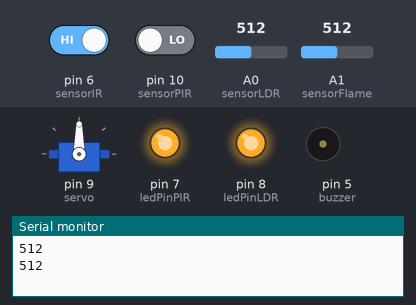
The sketch below on a simulated Arduino Uno, built with avr-gcc and run on an emulated ATmega328P. On the bench: servo, output pins drawn as LEDs (lit = HIGH), buzzer (waves = sounding, pin HIGH), the last lines printed to the serial monitor. The inputs (shaded band) are chosen by the test bench; at power-on: A1 (sensorFlame) = 512, pin 6 (sensorIR) HIGH, A0 (sensorLDR) = 512, pin 10 (sensorPIR) LOW.

Above: at 2.0 s.
2.1 s: A1 (sensorFlame) set to 217
3.8 s: A1 (sensorFlame) set to 189
At 5.8 s:
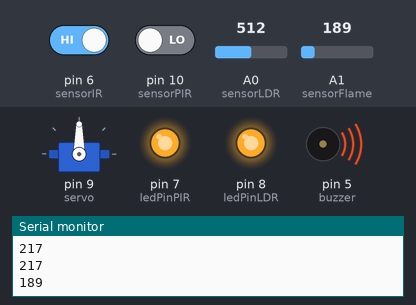
8.3 s: pin 6 (sensorIR) driven LOW
At 12.36 s:
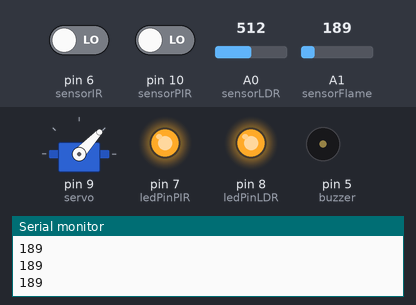
12.8 s: A0 (sensorLDR) set to 582
17.3 s: A0 (sensorLDR) set to 609
At 21.2 s:
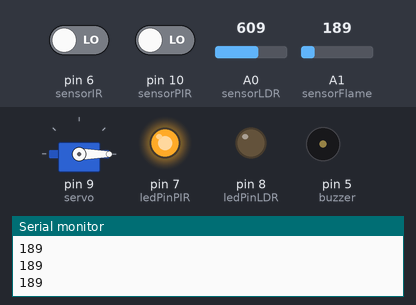
21.8 s: pin 10 (sensorPIR) driven HIGH
At 26.2 s:
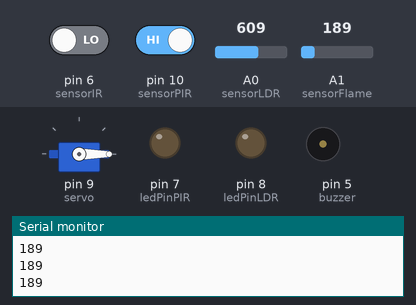
Timing chart, 0 to 27.3 s (numbered marks = the images above; inputs shaded):
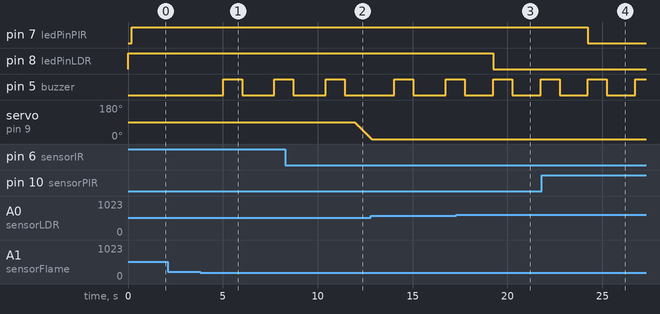

Measured:
- the behaviour switches between 201 and 200 on A1 (sensorFlame) (found by bisection; images 0 and 1)
- the behaviour switches between 600 and 601 on A0 (sensorLDR) (found by bisection; images 2 and 3)
- after the input at 3.8 s, pin 5 (buzzer): LOW → HIGH after 1.2 s, → LOW 1.0 s later, → HIGH 1.7 s later
- after the input at 17.3 s, pin 8 (ledPinLDR): HIGH → LOW after 1.9 s
- after the input at 21.8 s, pin 7 (ledPinPIR): HIGH → LOW after 2.4 s

The sketch:

Komponen_Sensor.ino
```cpp
#include <Servo.h>

Servo myservo;

int servo = 9;
int sensorIR = 6;
int sensorLDR = A0;
int ledPinLDR = 8;
int sensorPIR = 10;
int ledPinPIR = 7;
int sensorFlame = A1;
int buzzer = 5;
int pos = 90;

void setup() {
  Serial.begin(9600);

  myservo.attach(servo);

  pinMode(sensorIR, INPUT);
  pinMode(servo, OUTPUT);
  pinMode(sensorLDR, INPUT);
  pinMode(ledPinLDR, OUTPUT);
  pinMode(ledPinPIR, OUTPUT);
  pinMode(sensorPIR, INPUT);
  pinMode(sensorFlame, INPUT);
  pinMode(buzzer, OUTPUT);

}

void loop() {
  int val = digitalRead(sensorIR);
  int valLDR = analogRead(sensorLDR);
  int valPIR = digitalRead(sensorPIR);
  int valFlame = analogRead(sensorFlame);

  Serial.println(valFlame);
//  Serial.println(val);
//  Serial.println(valLDR);
//  Serial.println(valPIR);

  if (valLDR <= 600) {
    digitalWrite(ledPinLDR, HIGH);
    delay(200);
  } else {
    digitalWrite(ledPinLDR, LOW);
  }

  if (valPIR == HIGH) {
    digitalWrite(ledPinPIR, LOW);
  } else {
    digitalWrite(ledPinPIR, HIGH);
  }

  if (valFlame <= 200) {
    digitalWrite(buzzer, HIGH);
    delay(1000);
    digitalWrite(buzzer, LOW);
    delay(500);
  } else {
    digitalWrite(buzzer, LOW);
  }

  if (val == LOW) {
    for (pos; pos >= 0; pos -= 1) {
      myservo.write(pos);
      delay(10);
    }
    delay(1000);
  }

  if (val == HIGH) {
    for (pos; pos <= 90; pos += 1) {
      myservo.write(pos);
      delay(10);
    }
    delay(1000);
  }
}
```
